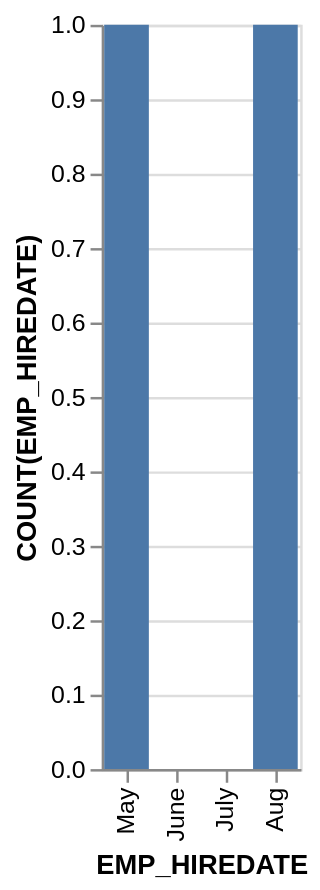

This figure's Vega-Lite source:
### Vega-Lite specification from a JSON file in a GitHub repository (floating-point values rounded to 4 significant figures)
{"data": {"values": [{"x_data": "May", "y_data": 1}, {"x_data": "June", "y_data": 0}, {"x_data": "July", "y_data": 0}, {"x_data": "Aug", "y_data": 1}]}, "mark": "bar", "encoding": {"x": {"field": "x_data", "type": "nominal", "title": "EMP_HIREDATE", "sort": "descending"}, "y": {"field": "y_data", "type": "quantitative", "title": "COUNT(EMP_HIREDATE)"}}}
